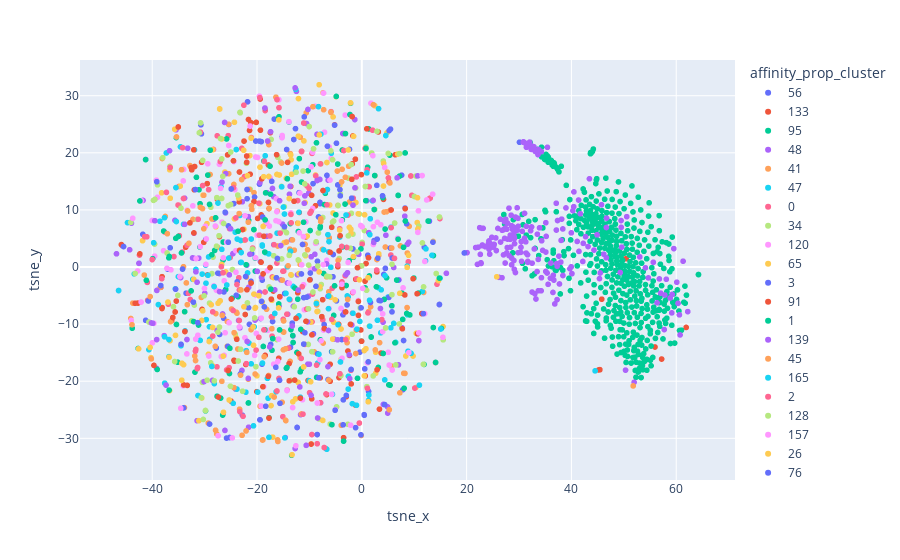

The code cell stored with this chart in its notebook:
### Code cell
fig = px.scatter(affinity_prop_df, x="tsne_x", y="tsne_y", color="affinity_prop_cluster", hover_data=["subreddit", "affinity_prop_cluster"])
fig.show()
